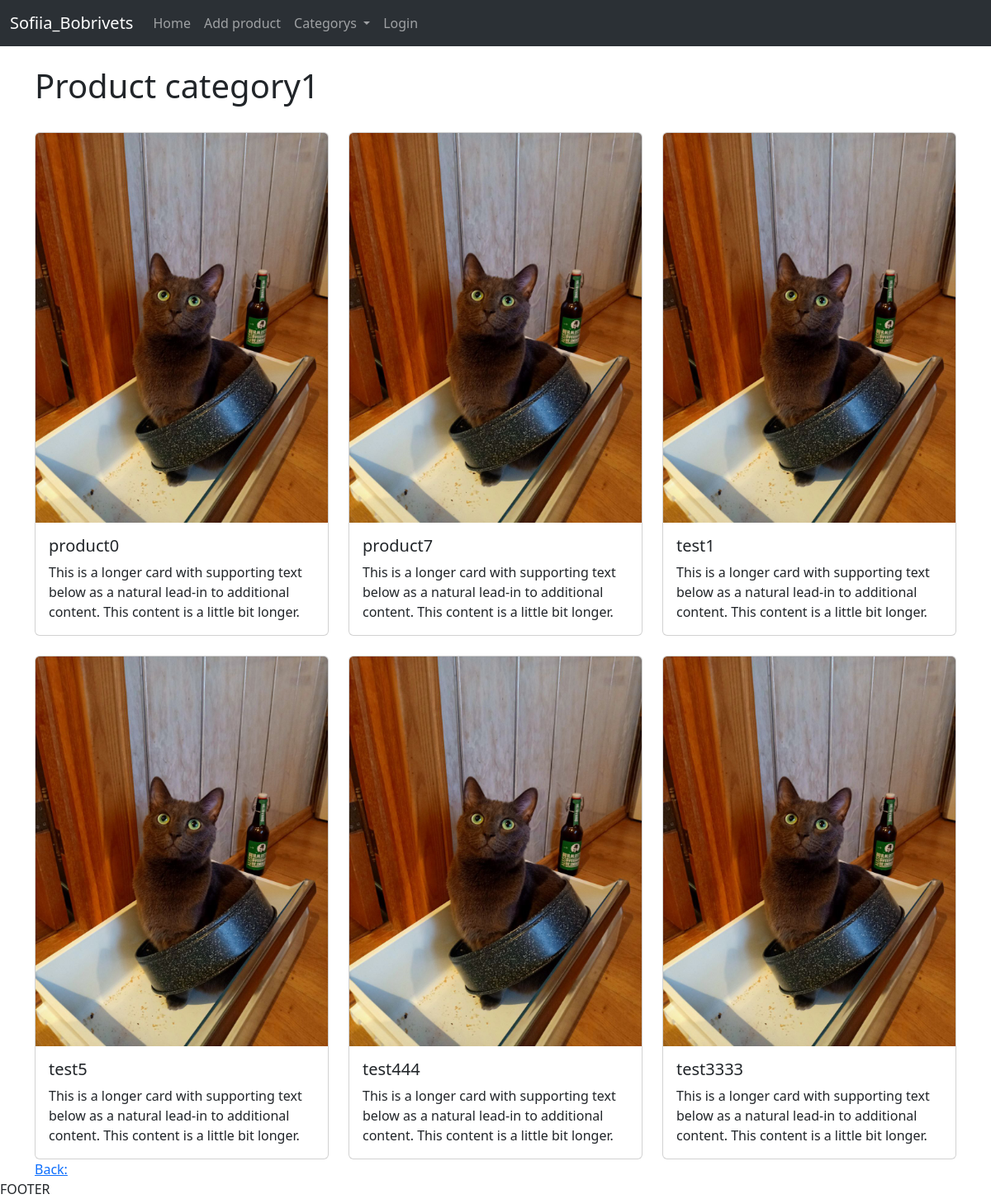
The app's page /products/category1/, older data.
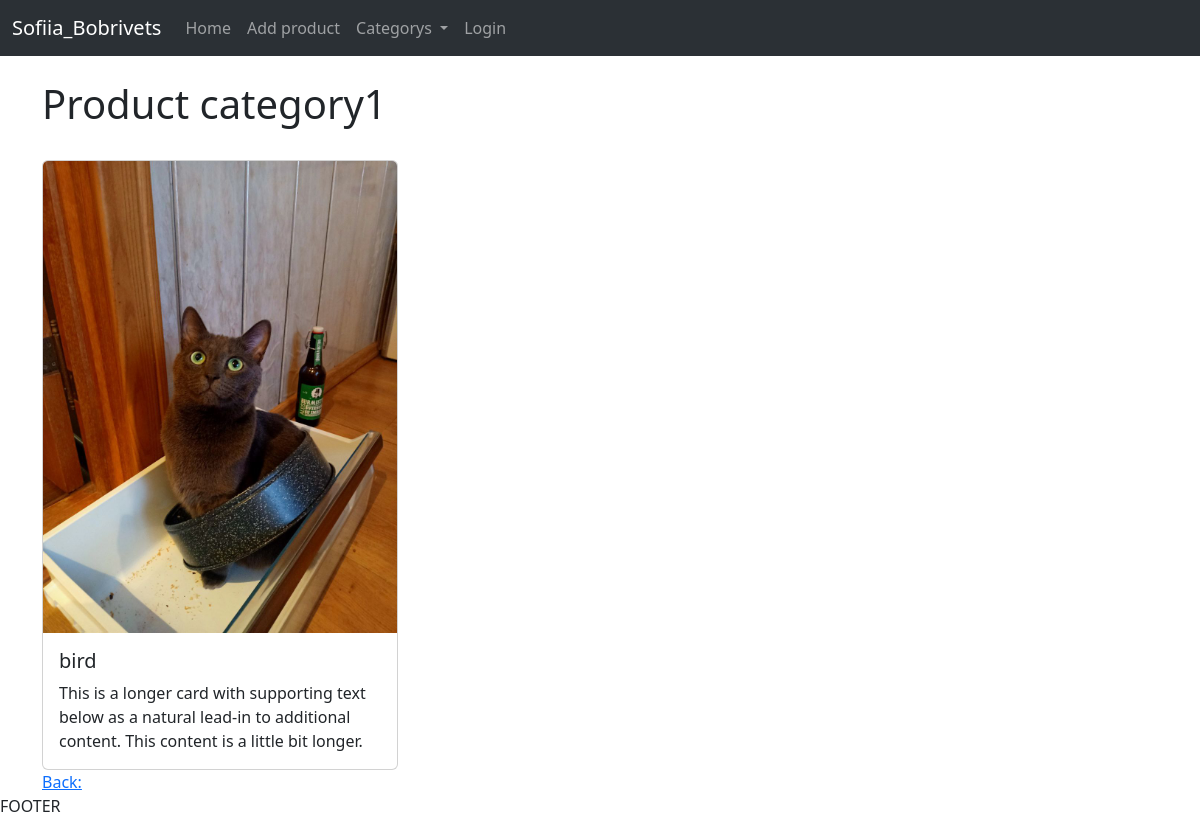
The same page, newer data.
### store/models.py (models this page shows, shortened)
class Product(models.Model):
    name = models.CharField(max_length=200, null=True)
    price = models.FloatField()
    link = models.URLField()
    cat = models.ForeignKey(Category, on_delete=models.CASCADE)
    image = models.ImageField(null=True, blank=True, upload_to='images/')

### store/views.py (the view)
# urls.py: path('products/<str:cat>/', views.products, name = 'products'),
def products(request, cat):
    cats = Category.objects.all()
    product_data = Product.objects.filter(cat__name=cat)
    return render(request, 'products.html', {'cats': cats, "products": product_data, 'cat': cat})

### store/templates/products.html
{%extends 'base.html'%}
{%load static%}
{%block content%}
<h1>Product {{cat}}</h1>
<br>
<div class="row row-cols-1 row-cols-md-3 g-4">
    {% for i in products%}
    <div class="col">
      <div class="card">
        {%if i.image%}
        <img src="{{i.image.url}}" class="card-img-top" alt="...">
        {%else%}
        <img src="{%static "images/IMG_2401.JPG"%}" class="card-img-top" alt="...">
        {%endif%}
        <div class="card-body">
          <h5 class="card-title">{{i.name}}</h5>
          <p class="card-text">This is a longer card with supporting text below as a natural lead-in to additional content. This content is a little bit longer.</p>
        </div>
      </div>
    </div>
    {%endfor%}
 </div>
<a href="{% url 'home' %}" class="my-button">Back:</a>
{%endblock%}

Row changes from the older to the newer data that the page shows:
removed Product: name "product0"
removed Product: name "product7"
removed Product: name "test1"
removed Product: name "test5"
removed Product: name "test444"
removed Product: name "test3333"
added Product: name "bird"
